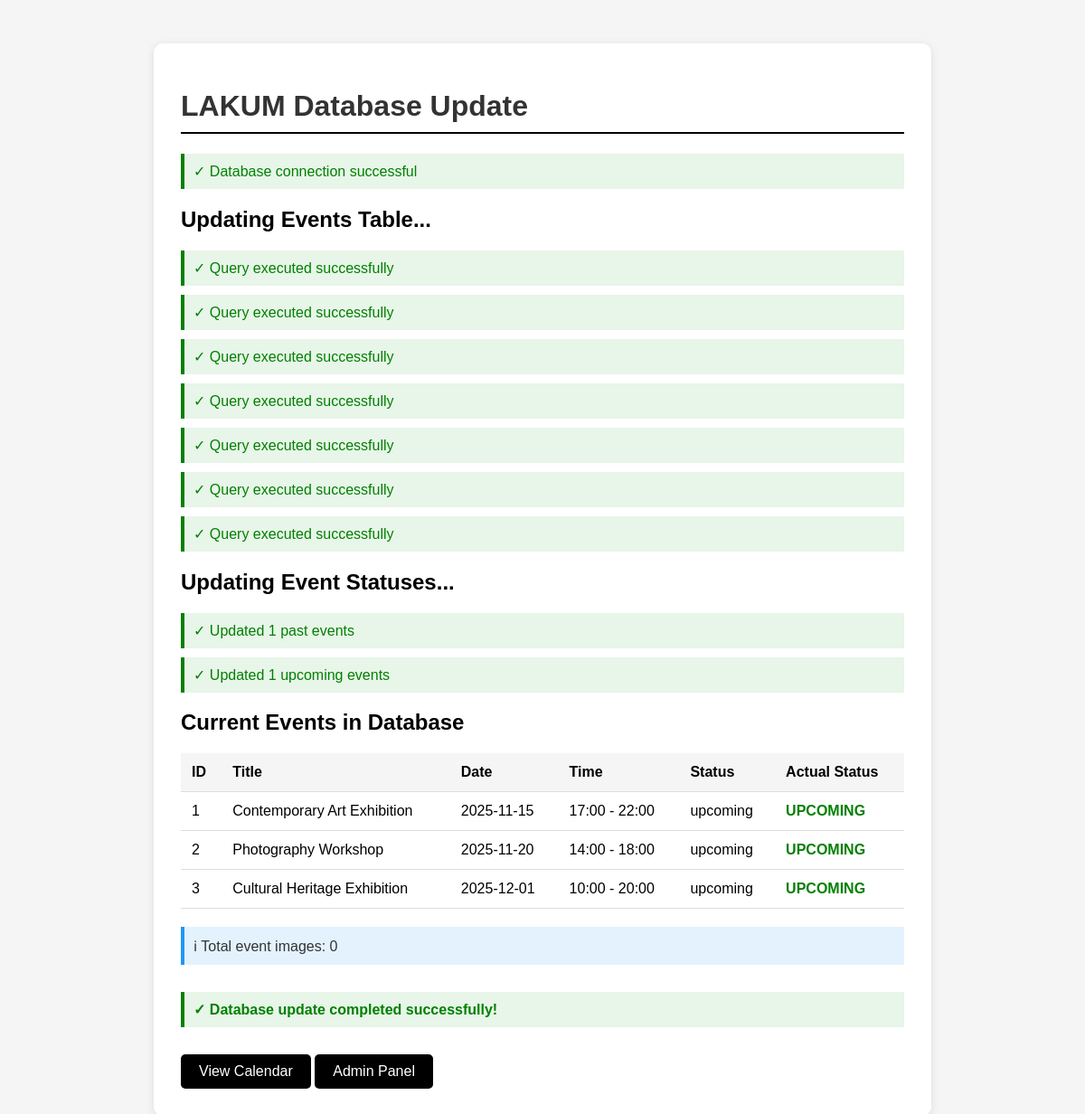
The app's page /update_database.php, older data.
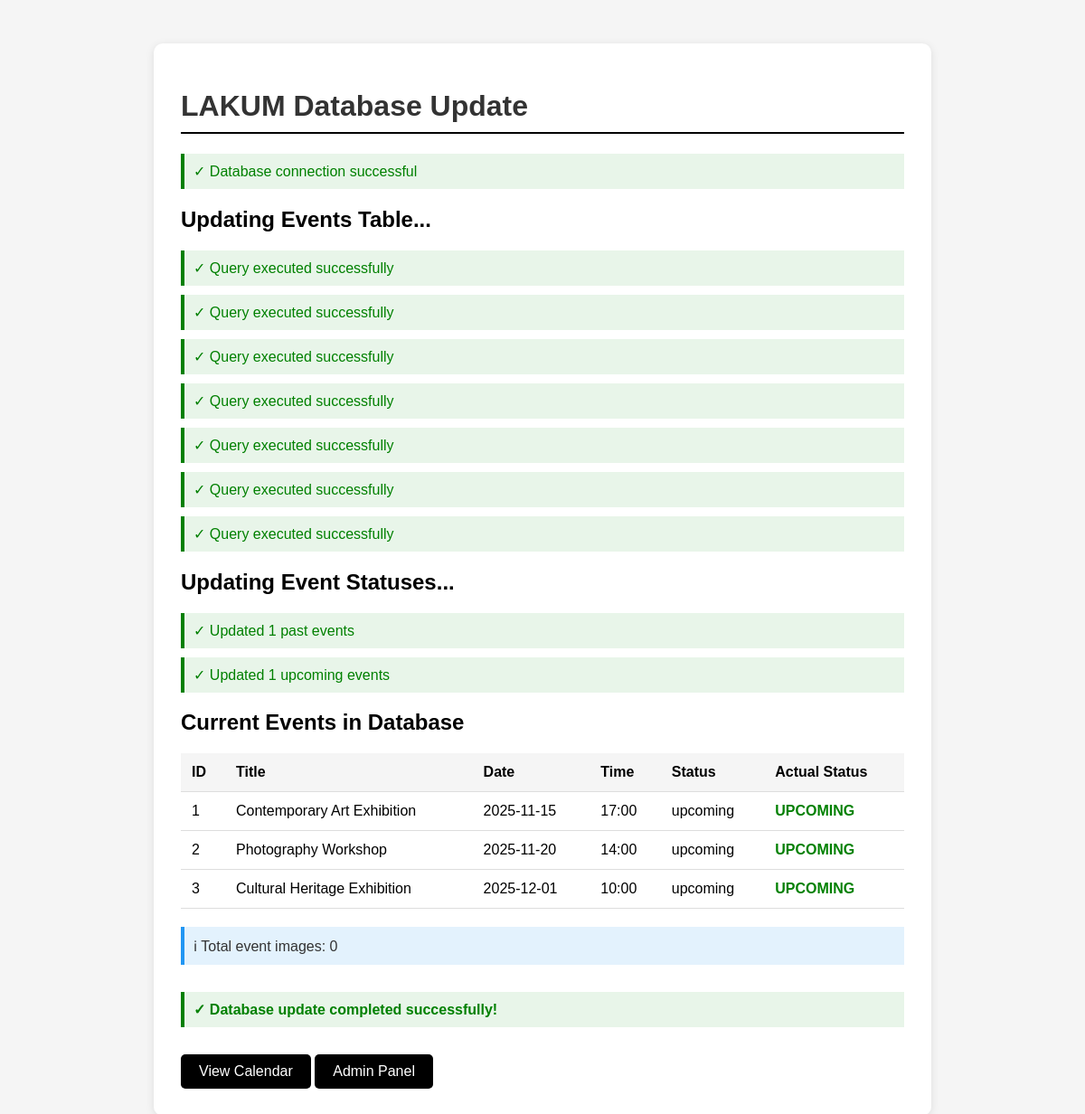
The same page, newer data.
### tables this page shows
CREATE TABLE IF NOT EXISTS events (
    id INT AUTO_INCREMENT PRIMARY KEY,
    title VARCHAR(255) NOT NULL,
    description TEXT,
    event_date DATE NOT NULL,
    event_time VARCHAR(50),
    end_date DATE,
    end_time VARCHAR(50),
    location VARCHAR(255),
    cover_image VARCHAR(255),
    status ENUM('upcoming', 'past') DEFAULT 'upcoming',
    created_at TIMESTAMP DEFAULT CURRENT_TIMESTAMP,
    updated_at TIMESTAMP DEFAULT CURRENT_TIMESTAMP ON UPDATE CURRENT_TIMESTAMP,
    INDEX idx_event_date (event_date),
    INDEX idx_status (status),
    INDEX idx_created_at (created_at)
);

### update_database.php (the view, shortened to what this page needs)
<?php
echo "<!DOCTYPE html>
<html>
<head>
    <title>LAKUM Database Update</title>
    <style>
        body { font-family: Arial, sans-serif; padding: 40px; background: #f5f5f5; }
        .container { max-width: 800px; margin: 0 auto; background: white; padding: 30px; border-radius: 10px; box-shadow: 0 2px 10px rgba(0,0,0,0.1); }
        h1 { color: #333; border-bottom: 2px solid #000; padding-bottom: 10px; }
        .success { color: green; padding: 10px; background: #e8f5e9; border-left: 4px solid green; margin: 10px 0; }
        .error { color: red; padding: 10px; background: #ffebee; border-left: 4px solid red; margin: 10px 0; }
        .info { color: #333; padding: 10px; background: #e3f2fd; border-left: 4px solid #2196F3; margin: 10px 0; }
        table { width: 100%; border-collapse: collapse; margin: 20px 0; }
        th, td { padding: 12px; text-align: left; border-bottom: 1px solid #ddd; }
        th { background: #f5f5f5; font-weight: bold; }
        .btn { display: inline-block; padding: 10px 20px; background: #000; color: white; text-decoration: none; border-radius: 5px; margin-top: 20px; }
        .btn:hover { background: #333; }
    </style>
</head>
<body>
    <div class='container'>
        <h1>LAKUM Database Update</h1>";
$conn = getDBConnection();
echo "<div class='success'>✓ Database connection successful</div>";
echo "<h2>Updating Events Table...</h2>";
$queries = [
    "ALTER TABLE events MODIFY COLUMN status ENUM('upcoming', 'past') DEFAULT 'upcoming'",
    "ALTER TABLE events ADD COLUMN IF NOT EXISTS end_date DATE AFTER event_time",
    "ALTER TABLE events ADD COLUMN IF NOT EXISTS end_time VARCHAR(50) AFTER end_date",
    "ALTER TABLE events ADD COLUMN IF NOT EXISTS video_link VARCHAR(500) AFTER location",
    "CREATE INDEX IF NOT EXISTS idx_event_date ON events(event_date)",
    "CREATE INDEX IF NOT EXISTS idx_status ON events(status)",
    "CREATE INDEX IF NOT EXISTS idx_created_at ON events(created_at)"
];
foreach ($queries as $query) {
    if ($conn->query($query)) {
        echo "<div class='success'>✓ Query executed successfully</div>";
    } else {
        if (strpos($conn->error, 'Duplicate') === false && strpos($conn->error, 'exists') === false) {
            echo "<div class='info'>ℹ " . htmlspecialchars($conn->error) . "</div>";
        }
    }
}
echo "<h2>Updating Event Statuses...</h2>";
$updatePast = "UPDATE events SET status = 'past' WHERE event_date < CURDATE() AND status = 'upcoming'";
$updateUpcoming = "UPDATE events SET status = 'upcoming' WHERE event_date >= CURDATE() AND status = 'past'";
if ($conn->query($updatePast)) {
    $pastCount = $conn->affected_rows;
    echo "<div class='success'>✓ Updated $pastCount past events</div>";
}
if ($conn->query($updateUpcoming)) {
    $upcomingCount = $conn->affected_rows;
    echo "<div class='success'>✓ Updated $upcomingCount upcoming events</div>";
}
echo "<h2>Current Events in Database</h2>";
$result = $conn->query("SELECT id, title, event_date, event_time, location, status,
                        CASE WHEN event_date >= CURDATE() THEN 'UPCOMING' ELSE 'PAST' END as actual_status
                        FROM events ORDER BY event_date ASC");
if ($result && $result->num_rows > 0) {
    echo "<table>
            <tr>
                <th>ID</th>
                <th>Title</th>
                <th>Date</th>
                <th>Time</th>
                <th>Status</th>
                <th>Actual Status</th>
            </tr>";
    while ($row = $result->fetch_assoc()) {
        $statusColor = $row['actual_status'] == 'UPCOMING' ? 'green' : 'gray';
        echo "<tr>
                <td>{$row['id']}</td>
                <td>" . htmlspecialchars($row['title']) . "</td>
                <td>{$row['event_date']}</td>
                <td>{$row['event_time']}</td>
                <td>{$row['status']}</td>
                <td style='color: $statusColor; font-weight: bold;'>{$row['actual_status']}</td>
              </tr>";
    }
    echo "</table>";
} else {
    echo "<div class='info'>ℹ No events found in database. Add events through the admin panel.</div>";
}
$imageResult = $conn->query("SELECT COUNT(*) as count FROM event_images");
if ($imageResult) {
    $imageCount = $imageResult->fetch_assoc()['count'];
    echo "<div class='info'>ℹ Total event images: $imageCount</div>";
}
echo "<div class='success' style='margin-top: 30px;'>
        <strong>✓ Database update completed successfully!</strong>
      </div>";
echo "<a href='Calender.php' class='btn'>View Calendar</a> ";
echo "<a href='admin/login.php' class='btn'>Admin Panel</a>";
echo "</div></body></html>";
?>

Row changes from the older to the newer data that the page shows:
changed events "Contemporary Art Exhibition": event_time "17:00 - 22:00" → "17:00"
changed events "Photography Workshop": event_time "14:00 - 18:00" → "14:00"
changed events "Cultural Heritage Exhibition": event_time "10:00 - 20:00" → "10:00"
